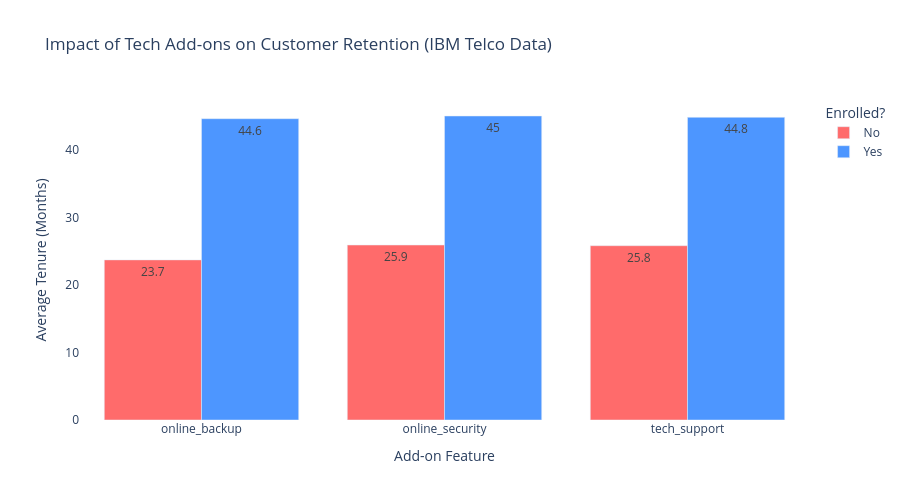

This figure's notebook cell:
### Code cell
# Reshape the data to isolate target add-ons
addons = ['online_security', 'tech_support', 'online_backup']

# Melt the dataframe so we can compare add-ons easily in a single plot
melted_df = df.melt(
    id_vars=['tenure'], 
    value_vars=addons, 
    var_name='Addon_Service', 
    value_name='Status'
)

# Filter out rows where the subscriber does not have internet service at all
# (The dataset uses 'No internet service' alongside 'Yes' and 'No')
melted_df = melted_df[melted_df['Status'].isin(['Yes', 'No'])]

# Calculate average tenure by add-on enrollment status
summary_df = melted_df.groupby(['Addon_Service', 'Status'], as_index=False)['tenure'].mean()
summary_df['tenure'] = summary_df['tenure'].round(1)

# Display the summary table in the console
print("Average Customer Tenure (Months) by Add-on:")
print(summary_df)

# Visualize the comparison using Plotly Express
fig = px.bar(
    summary_df,
    x='Addon_Service',
    y='tenure',
    color='Status',
    barmode='group',
    text='tenure',
    labels={'tenure': 'Average Tenure (Months)', 'Addon_Service': 'Add-on Service Plan'},
    title='Impact of Tech Add-ons on Customer Retention (IBM Telco Data)',
    color_discrete_map={'Yes': '#4D96FF', 'No': '#FF6B6B'},
    height = 500,
)

fig.update_layout(
    xaxis_title="Add-on Feature",
    yaxis_title="Average Tenure (Months)",
    legend_title="Enrolled?"
)

# Hide grid lines for both axes
fig.update_xaxes(showgrid=False)
fig.update_yaxes(showgrid=False)

# Hide the background by setting transparency
fig.update_layout(
    plot_bgcolor="rgba(0, 0, 0, 0)",
    paper_bgcolor="rgba(0, 0, 0, 0)"
)

# Render the interactive visualization
fig.show()

### Figure 1 — Plotly figure (JSON) as saved in the notebook; plotly's stock layout.template omitted (floating-point values rounded to 4 significant figures)
{"data": [{"alignmentgroup": "True", "hovertemplate": "Status=No<br>Add-on Service Plan=%{x}<br>Average Tenure (Months)=%{text}<extra></extra>", "legendgroup": "No", "marker": {"color": "#FF6B6B", "pattern": {"shape": ""}}, "name": "No", "offsetgroup": "No", "orientation": "v", "showlegend": true, "text": [23.7, 25.9, 25.8], "textposition": "auto", "type": "bar", "x": ["online_backup", "online_security", "tech_support"], "xaxis": "x", "y": [23.7, 25.9, 25.8], "yaxis": "y"}, {"alignmentgroup": "True", "hovertemplate": "Status=Yes<br>Add-on Service Plan=%{x}<br>Average Tenure (Months)=%{text}<extra></extra>", "legendgroup": "Yes", "marker": {"color": "#4D96FF", "pattern": {"shape": ""}}, "name": "Yes", "offsetgroup": "Yes", "orientation": "v", "showlegend": true, "text": [44.6, 45.0, 44.8], "textposition": "auto", "type": "bar", "x": ["online_backup", "online_security", "tech_support"], "xaxis": "x", "y": [44.6, 45.0, 44.8], "yaxis": "y"}], "layout": {"barmode": "group", "height": 500, "legend": {"title": {"text": "Enrolled?"}, "tracegroupgap": 0}, "paper_bgcolor": "rgba(0, 0, 0, 0)", "plot_bgcolor": "rgba(0, 0, 0, 0)", "title": {"text": "Impact of Tech Add-ons on Customer Retention (IBM Telco Data)"}, "xaxis": {"anchor": "y", "domain": [0, 1], "showgrid": false, "title": {"text": "Add-on Feature"}}, "yaxis": {"anchor": "x", "domain": [0, 1], "showgrid": false, "title": {"text": "Average Tenure (Months)"}}}}
